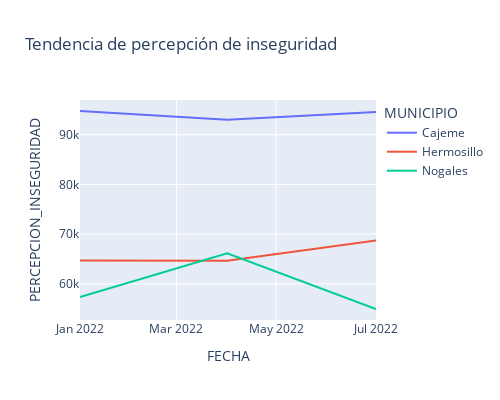

The code cell stored with this chart in its notebook:
### Code cell
fig = px.line(df_sonora, x="FECHA", y="PERCEPCION_INSEGURIDAD", color="MUNICIPIO",
              title='Tendencia de percepción de inseguridad')
fig.update_layout(width=500, height=400)
fig.show()

### Figure 1 — Plotly figure (JSON) as saved in the notebook; plotly's stock layout.template omitted (floating-point values rounded to 4 significant figures)
{"data": [{"hovertemplate": "MUNICIPIO=Cajeme<br>FECHA=%{x}<br>PERCEPCION_INSEGURIDAD=%{y}<extra></extra>", "legendgroup": "Cajeme", "line": {"color": "#636efa", "dash": "solid"}, "marker": {"symbol": "circle"}, "mode": "lines", "name": "Cajeme", "orientation": "v", "showlegend": true, "type": "scatter", "x": ["2022-01-01T00:00:00", "2022-04-01T00:00:00", "2022-07-01T00:00:00"], "xaxis": "x", "y": [94780.0, 93020.0, 94570.0], "yaxis": "y"}, {"hovertemplate": "MUNICIPIO=Hermosillo<br>FECHA=%{x}<br>PERCEPCION_INSEGURIDAD=%{y}<extra></extra>", "legendgroup": "Hermosillo", "line": {"color": "#EF553B", "dash": "solid"}, "marker": {"symbol": "circle"}, "mode": "lines", "name": "Hermosillo", "orientation": "v", "showlegend": true, "type": "scatter", "x": ["2022-01-01T00:00:00", "2022-04-01T00:00:00", "2022-07-01T00:00:00"], "xaxis": "x", "y": [64710.0, 64670.0, 68750], "yaxis": "y"}, {"hovertemplate": "MUNICIPIO=Nogales<br>FECHA=%{x}<br>PERCEPCION_INSEGURIDAD=%{y}<extra></extra>", "legendgroup": "Nogales", "line": {"color": "#00cc96", "dash": "solid"}, "marker": {"symbol": "circle"}, "mode": "lines", "name": "Nogales", "orientation": "v", "showlegend": true, "type": "scatter", "x": ["2022-01-01T00:00:00", "2022-04-01T00:00:00", "2022-07-01T00:00:00"], "xaxis": "x", "y": [57360.0, 66140.0, 54960.0], "yaxis": "y"}], "layout": {"height": 400, "legend": {"title": {"text": "MUNICIPIO"}, "tracegroupgap": 0}, "title": {"text": "Tendencia de percepción de inseguridad"}, "width": 500, "xaxis": {"anchor": "y", "domain": [0, 1], "title": {"text": "FECHA"}}, "yaxis": {"anchor": "x", "domain": [0, 1], "title": {"text": "PERCEPCION_INSEGURIDAD"}}}}
